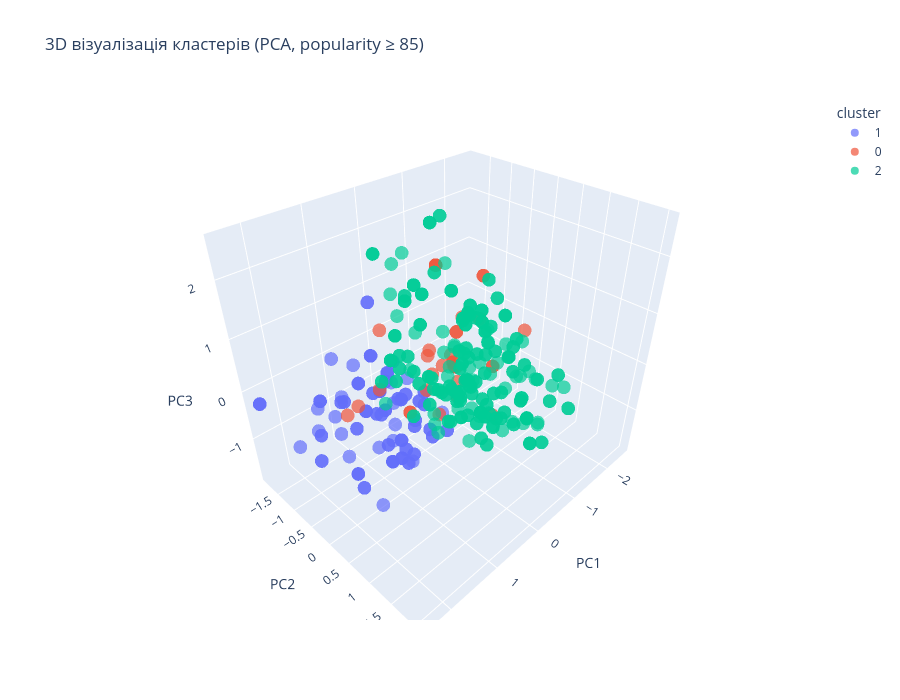

Write notebook code for a chart like this one.
### Code cell
# --- PCA до 3 компонент для 3D-візуалізації ---

# Створюємо об'єкт PCA з 3 компонентами
pca_3d = PCA(n_components=3)

# Проєктуємо стандартизовані дані популярних треків на 3 головні компоненти
X_pca_3d = pca_3d.fit_transform(X_popular)

# Вивід сумарної поясненої дисперсії для 3 компонент
print(f"Сумарна пояснена дисперсія (3D): {sum(pca_3d.explained_variance_ratio_)*100:.2f}%")

# Створюємо DataFrame для Plotly з координатами PCA та мітками кластерів
df_plot = pd.DataFrame({
    'PC1': X_pca_3d[:, 0],
    'PC2': X_pca_3d[:, 1],
    'PC3': X_pca_3d[:, 2],
    'cluster': df_popular['cluster'].astype(str).values,
    'track_name': df_popular['track_name'].values,
    'artist_name': df_popular['artist_name'].values
})

# --- Інтерактивна 3D-візуалізація за допомогою Plotly ---

# scatter_3d створює інтерактивний 3D-графік, де можна обертати, масштабувати
# hover_data показує назву треку та виконавця при наведенні курсору
fig = px.scatter_3d(
    df_plot,
    x='PC1', y='PC2', z='PC3',
    color='cluster',
    hover_data=['track_name', 'artist_name'],
    title='3D візуалізація кластерів (PCA, popularity ≥ 85)',
    opacity=0.7
)

# Оновлюємо розміри фігури
fig.update_layout(width=900, height=700)

# Відображення інтерактивного графіку
fig.show()

### Figure 1 — Plotly figure (JSON) as saved in the notebook; plotly's stock layout.template omitted (floating-point values rounded to 4 significant figures; data arrays with more than 128 entries replaced by an {"elided": "..."} marker saying what was removed)
{"data": [{"customdata": {"elided": "110x2 str values"}, "hovertemplate": "cluster=1<br>PC1=%{x}<br>PC2=%{y}<br>PC3=%{z}<br>track_name=%{customdata[0]}<br>artist_name=%{customdata[1]}<extra></extra>", "legendgroup": "1", "marker": {"color": "#636efa", "opacity": 0.7, "symbol": "circle"}, "mode": "markers", "name": "1", "scene": "scene", "showlegend": true, "type": "scatter3d", "x": [1.51, 0.3756, 0.9153, 0.2279, 0.07477, 1.085, 1.248, 0.8608, 0.9622, 0.298, 0.211, 0.2926, 1.301, 0.7357, 0.4677, 2.377, 0.2968, 0.8541, 0.7331, 2.396, 0.7994, 1.899, 1.129, 1.455, 1.03, 1.448, 1.756, 2.045, 1.475, 2.045, 0.8541, 0.5328, 2.396, 0.7331, 0.7459, 1.091, 1.899, 0.7994, 0.7022, 1.204, 1.27, 2.309, 0.2431, 1.129, 1.455, 1.03, 1.448, 0.7012, 1.756, 2.005, 1.423, 1.475, 1.51, 0.5328, 0.8541, 0.3756, 2.396, 1.091, 0.7022, 0.2279, 0.9153, 0.7331, 0.7524, 1.085, 0.7994, 0.9622, 0.2431, 1.248, 0.8608, 0.7012, 0.07477, 1.455, 1.03, 1.899, 0.7089, 0.298, 1.448, 0.7357, 1.27, 1.301, 0.2926, 2.377, 0.211, 0.2533, 1.02, -0.01433, 1.871, 2.005, 1.35, 0.4677, 0.1413, 1.937, 0.2968, 2.209, 2.25, 2.045, 0.7741, 1.732, 1.937, 2.282, 1.423, 1.99, 2.209, 0.9622, 0.7012, 2.005, 1.475, 1.689, 1.795, 2.045], "y": [-0.6981, -0.5442, 0.09437, -0.2292, -0.5389, 0.8756, 0.4479, -0.7507, -0.004806, -0.933, -1.282, -0.1651, 0.6898, 0.07129, 0.1506, -0.1395, -0.4106, -0.7902, -0.7827, -1.776, -0.4621, 1.136, -0.3775, -0.3369, 0.1305, -0.2201, -1.126, 1.122, -0.5902, 1.122, -0.7902, -0.5606, -1.776, -0.7827, -0.4451, -1.445, 1.136, -0.4621, -0.8363, -1.399, -0.2459, -0.2125, 0.3232, -0.3775, -0.3369, 0.1305, -0.2201, -0.7152, -1.126, -0.5722, 0.2421, -0.5902, -0.6981, -0.5606, -0.7902, -0.5442, -1.776, -1.445, -0.8363, -0.2292, 0.09437, -0.7827, -0.4122, 0.8756, -0.4621, -0.004806, 0.3232, 0.4479, -0.7507, -0.7152, -0.5389, -0.3369, 0.1305, 1.136, -0.5448, -0.933, -0.2201, 0.07129, -0.2459, 0.6898, -0.1651, -0.1395, -1.282, -1.034, 0.322, -0.9465, 0.6101, -0.5722, -1.279, 0.1506, 0.1046, 0.2102, -0.4106, 0.6353, 1.105, 1.122, -1.423, -1.147, 0.2102, 0.3371, 0.2421, -0.001515, 0.6353, -0.004806, -0.7152, -0.5722, -0.5902, -0.4651, -1.859, 1.122], "z": [-0.05612, -0.4564, -1.251, -0.3066, -0.7685, -0.05095, -0.4822, -0.7202, -0.773, -0.0007664, -0.6644, -0.5052, -0.3859, -0.5627, -0.7521, -0.3552, -0.9987, 0.4599, -0.3204, -0.2119, 0.2652, 0.2497, 1.721, 0.4736, 0.1915, -0.00158, -0.8834, 0.2779, -1.596, 0.2779, 0.4599, -0.4719, -0.2119, -0.3204, 0.05174, -0.7333, 0.2497, 0.2652, -0.8845, 0.268, 0.2356, 0.1414, -0.8053, 1.721, 0.4736, 0.1915, -0.00158, -0.7106, -0.8834, 0.3126, -0.4107, -1.596, -0.05612, -0.4719, 0.4599, -0.4564, -0.2119, -0.7333, -0.8845, -0.3066, -1.251, -0.3204, -0.3502, -0.05095, 0.2652, -0.773, -0.8053, -0.4822, -0.7202, -0.7106, -0.7685, 0.4736, 0.1915, 0.2497, -1.3, -0.0007664, -0.00158, -0.5627, 0.2356, -0.3859, -0.5052, -0.3552, -0.6644, -1.51, -0.9788, -0.5336, 0.07551, 0.3126, -0.8085, -0.7521, -0.609, 0.2192, -0.9987, -0.4622, -0.4153, 0.2779, -0.08715, -0.3305, 0.2192, 0.4181, -0.4107, 0.7053, -0.4622, -0.773, -0.7106, 0.3126, -1.596, -0.957, -1.602, 0.2779]}, {"customdata": [["7 rings", "Ariana Grande"], ["needy", "Ariana Grande"], ["Let Me Down Slowly", "Alec Benjamin"], ["Shallow", "Lady Gaga"], ["Shallow - Radio Edit", "Lady Gaga"], ["10 Freaky Girls (with 21 Savage)", "Metro Boomin"], ["Lucid Dreams", "Juice WRLD"], ["changes", "XXXTENTACION"], ["10 Freaky Girls (with 21 Savage)", "Metro Boomin"], ["7 rings", "Ariana Grande"], ["needy", "Ariana Grande"], ["Better", "Khalid"], ["Shallow", "Lady Gaga"], ["Let Me Down Slowly", "Alec Benjamin"], ["Be Alright", "Dean Lewis"], ["idontwannabeyouanymore", "Billie Eilish"], ["Shallow - Radio Edit", "Lady Gaga"], ["Saturday Nights", "Khalid"], ["10 Freaky Girls (with 21 Savage)", "Metro Boomin"], ["Perfect", "Ed Sheeran"], ["ocean eyes", "Billie Eilish"], ["my boy", "Billie Eilish"], ["you should see me in a crown", "Billie Eilish"], ["Someone You Loved", "Lewis Capaldi"], ["Say You Won't Let Go", "James Arthur"], ["Bubalu", "Becky G"], ["Happier", "Ed Sheeran"], ["Stay With Me", "Sam Smith"], ["Fire On Fire - From \"Watership Down\"", "Sam Smith"], ["Best Part (feat. Daniel Caesar)", "H.E.R."], ["Photograph", "Ed Sheeran"], ["Best Part (feat. Daniel Caesar)", "H.E.R."], ["All of Me", "John Legend"]], "hovertemplate": "cluster=0<br>PC1=%{x}<br>PC2=%{y}<br>PC3=%{z}<br>track_name=%{customdata[0]}<br>artist_name=%{customdata[1]}<extra></extra>", "legendgroup": "0", "marker": {"color": "#EF553B", "opacity": 0.7, "symbol": "circle"}, "mode": "markers", "name": "0", "scene": "scene", "showlegend": true, "type": "scatter3d", "x": [-2.13, -1.792, 0.4154, -1.099, -1.224, -1.625, -1.276, -2.516, -1.625, -2.13, -1.792, -0.8072, -1.099, 0.4154, -0.2567, 0.8327, -1.224, 0.8953, -1.625, -0.9862, -0.04795, -1.379, -1.733, -0.9296, -1.519, 0.109, -1.458, -1.639, -0.5946, -2.098, -1.025, -2.098, -0.8972], "y": [-1.095, -1.464, -0.3982, -0.8354, -0.9929, -1.862, -1.106, -0.3223, -1.862, -1.095, -1.464, -1.259, -0.8354, -0.3982, -0.3813, -1.689, -0.9929, -1.223, -1.862, -1.041, -1.826, -0.9136, -0.8012, -0.5855, -0.1928, -1.485, -1.142, -1.268, -0.9098, -0.7366, -1.446, -0.7366, -1.407], "z": [0.6737, -0.5931, -0.7417, -0.7672, -0.8116, 0.7992, -0.7212, -0.3694, 0.7992, 0.6737, -0.5931, -0.5878, -0.7672, -0.7417, -1.18, -1.334, -0.8116, -0.8101, 0.7992, -0.7938, -1.292, 0.163, 0.02764, -1.263, -1.841, 0.2914, -1.124, -1.653, -0.7284, -1.228, -0.6585, -1.228, -1.541]}, {"customdata": {"elided": "274x2 str values"}, "hovertemplate": "cluster=2<br>PC1=%{x}<br>PC2=%{y}<br>PC3=%{z}<br>track_name=%{customdata[0]}<br>artist_name=%{customdata[1]}<extra></extra>", "legendgroup": "2", "marker": {"color": "#00cc96", "opacity": 0.7, "symbol": "circle"}, "mode": "markers", "name": "2", "scene": "scene", "showlegend": true, "type": "scatter3d", "x": {"elided": "274 float values"}, "y": {"elided": "274 float values"}, "z": {"elided": "274 float values"}}], "layout": {"height": 700, "legend": {"title": {"text": "cluster"}, "tracegroupgap": 0}, "scene": {"domain": {"x": [0.0, 1.0], "y": [0.0, 1.0]}, "xaxis": {"title": {"text": "PC1"}}, "yaxis": {"title": {"text": "PC2"}}, "zaxis": {"title": {"text": "PC3"}}}, "title": {"text": "3D візуалізація кластерів (PCA, popularity ≥ 85)"}, "width": 900}}
